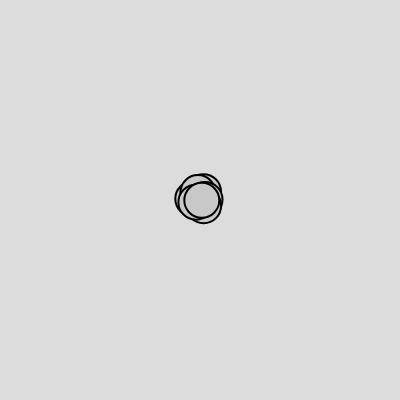
Frame 1 (no input)
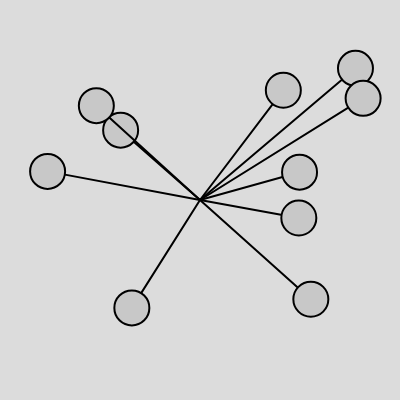
Frame 60 (no input)
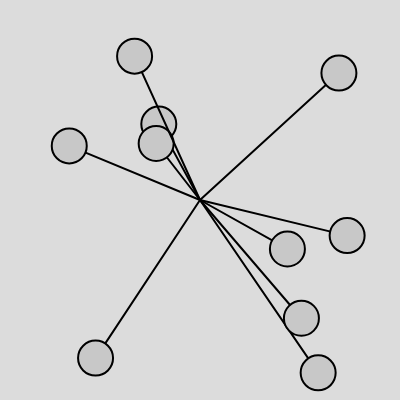
Frame 120 (the mouse pressed at the canvas centre since frame 60)

The p5.js sketch that drew these frames (run headless with seeded random() and noise() and a simulated clock; from frame 60 on, the mouse is pressed at the canvas centre):

// p5.js sketch
// ── sketch.js
/*using angle that increments with the angular veolocity*/

let oscillators = [];
let num = 10;

function setup() {
    createCanvas(400, 400);
    
    for (let i = 0; i < num; i++){
      let angularVelocityX = random(-0.05, 0.05);
      let angularVelocityY = random(-0.05, 0.05);
      let amplitudeX = floor(random(50, width/2));
      let amplitudeY = floor(random(100, height/2));
      oscillators[i] = new Oscillator(angularVelocityX, angularVelocityY, amplitudeX, amplitudeY);
    }
    
}

function draw() {
    background(220);
    
  for (let i = 0; i < num; i++){
    oscillators[i].update();
    oscillators[i].show();
  }
    
}

class Oscillator{
  constructor(angularVelocityX, angularVelocityY, amplitudeX, amplitudeY){
    this.position = createVector(0, 0);
    this.velocity = createVector();
    this.acceleration = createVector(0.01, 0.01);
    
    this.diameter = 35;
    
    this.angleX = 0;
    this.angularVelocityX = angularVelocityX;
    // this.angularAcceleration = 0.05;
    
    this.angleY = 0;
    this.angularVelocityY = angularVelocityY;
    
    
    this.amplitudeX = amplitudeX;
    this.amplitudeY = amplitudeY;
  }
  
  update(){
    // this.velocity.add(this.acceleration);
    // this.position.add(this.velocity);
    // this.acceleration.mult(0);
    
    // this.angularVelocity += this.angularAcceleraton;
    this.angleX += this.angularVelocityX;
    this.angleY += this.angularVelocityY;
    // this.angle= map(this.angle, 0, TWO_PI, 0, 2);
    this.position.x = this.amplitudeX * sin(this.angleX);
    this.position.y = this.amplitudeY * sin(this.angleY);
    console.log(this.angleX, this.position.x);
  }
  
  show(){
    fill(200);
    strokeWeight(2);
    
    push()
    translate(width / 2, height/2);
    line(0, 0, this.position.x, this.position.y);
    circle(this.position.x, this.position.y, this.diameter);
    pop();
  }
  
  
}
